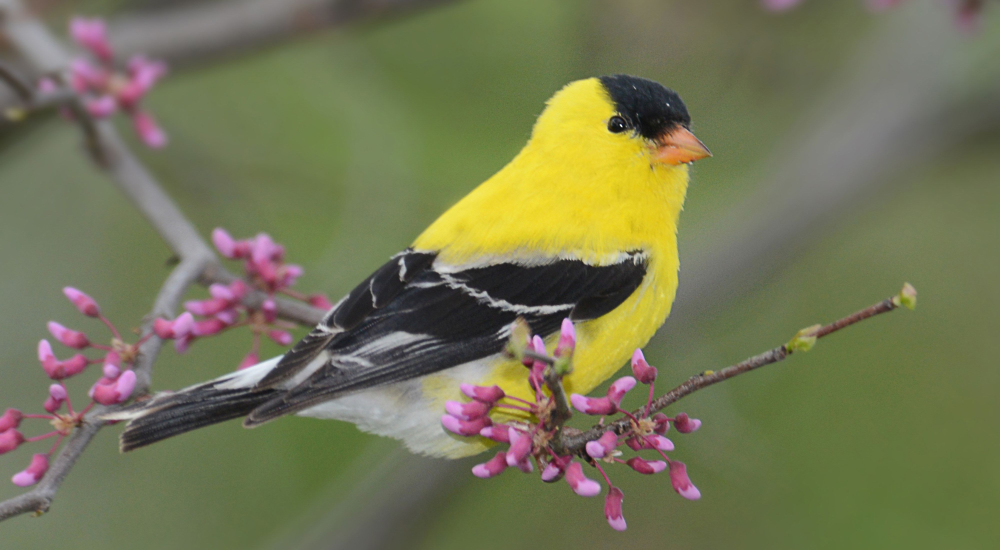
#> input picture Programming with machine learning/OpenCV/Resizing an image/birds2.jpg, 4000 x 2200 px (shown at 1/4 size)
$ python main.py
#> lines starting #> are read from the running program, lines starting #| are printed output that depends on the picture
#Import OpenCV
import cv2

# Using cv2.imread() method to read the file specified.
# Image provided by @user16172657 on Freepik.com
img = cv2.imread("birds2.jpg")
#> img is the input picture: shape (2200, 4000, 3); mean B, G, R 84.6, 117.5, 116.3

# Rescale image by providing a new size. This scaling does
# not take aspect ratio into account and simply rescales the image
# to the provided size.
by_size = cv2.resize(img, dsize=(1024, 768))
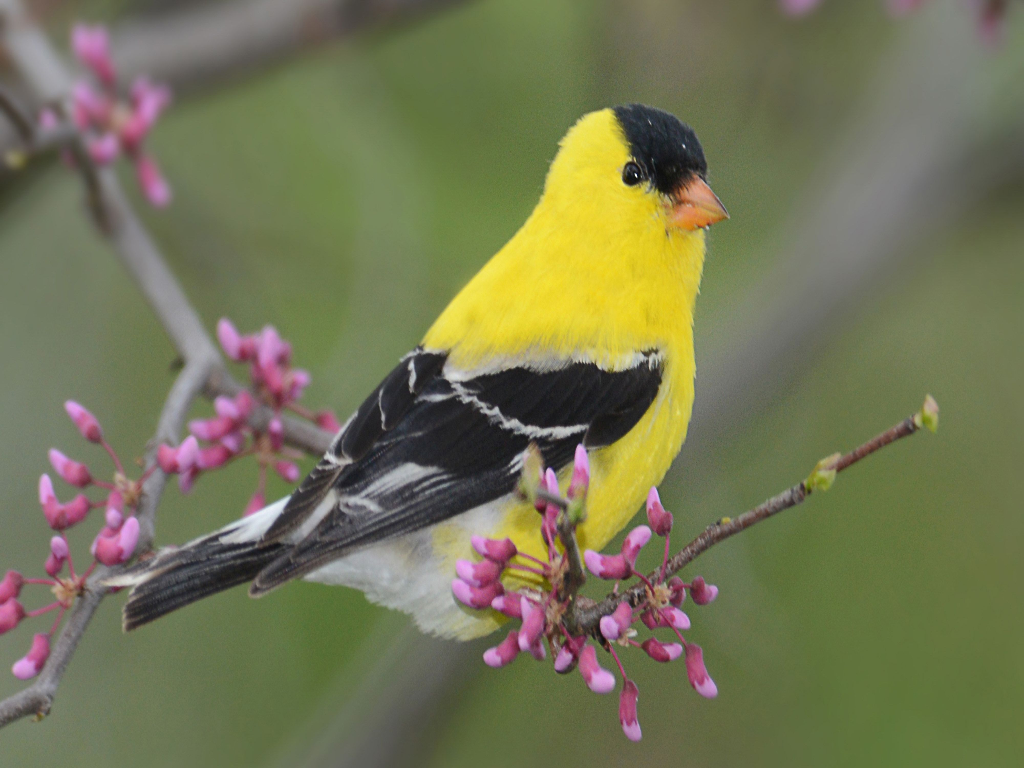
#> by_size: shape (768, 1024, 3); mean B, G, R 84.5, 117.4, 116.3
# Rescale image by providing scaling factors. 0.5 scales the image
# to half its original size. If the fx and fy values do not match,
# the image's aspect ratio will not be maintained.
# dsize is set to None as it is a required parameter.
by_factor = cv2.resize(img, dsize=None, fx=0.2, fy=0.2)
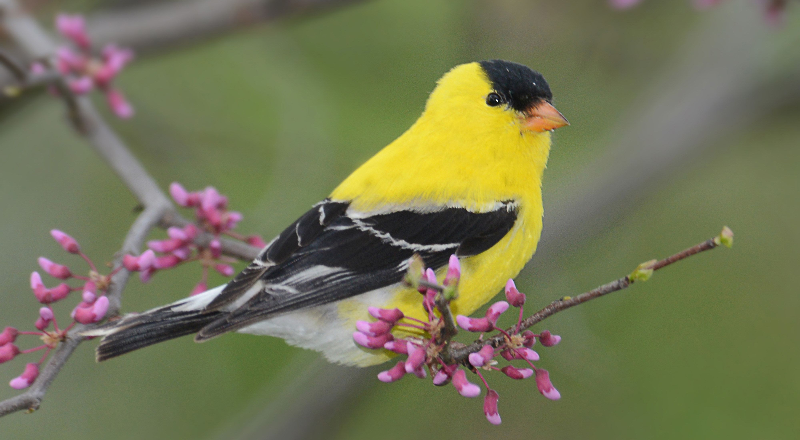
#> by_factor: shape (440, 800, 3); mean B, G, R 84.6, 117.5, 116.3

# Output the original and new image shapes
print("Original shape: ", img.shape)
#| Original shape:  (2200, 4000, 3)
print("Scaled by size shape: ", by_size.shape)
#| Scaled by size shape:  (768, 1024, 3)
print("Scaled by factor shape: ", by_factor.shape)
#| Scaled by factor shape:  (440, 800, 3)

cv2.imshow("Resized bird", by_factor)

cv2.waitKey(0)
cv2.destroyAllWindows()
